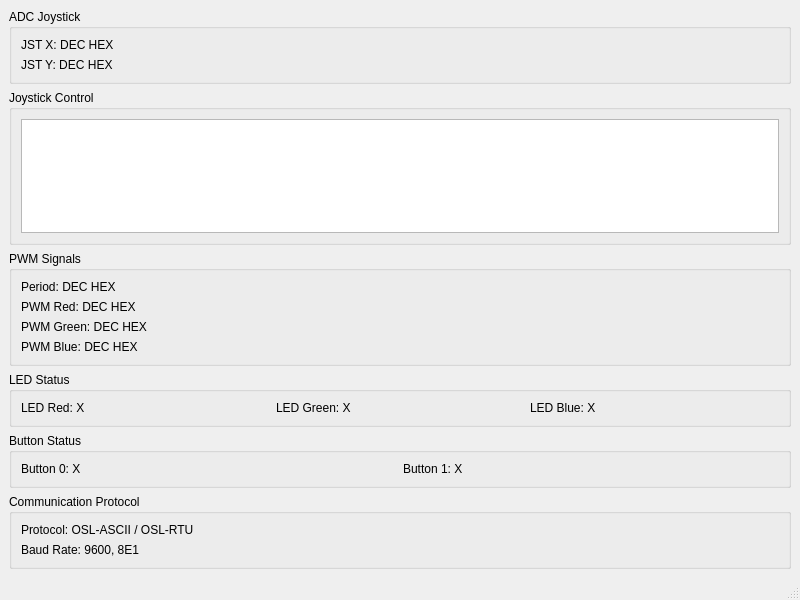
<?xml version="1.0" encoding="UTF-8"?>
<ui version="4.0">
 <class>MainWindow</class>
 <widget class="QMainWindow" name="MainWindow">
  <property name="geometry">
   <rect>
    <x>0</x>
    <y>0</y>
    <width>800</width>
    <height>600</height>
   </rect>
  </property>
  <property name="windowTitle">
   <string>Embedded System Panel</string>
  </property>
  <widget class="QWidget" name="centralwidget">
   <layout class="QVBoxLayout" name="mainLayout">

    <item>
     <widget class="QGroupBox" name="adcGroup">
      <property name="title">
       <string>ADC Joystick</string>
      </property>
      <layout class="QVBoxLayout" name="adcLayout">
       <item>
        <widget class="QLabel" name="adcXLabel">
         <property name="text">
          <string>JST X: DEC HEX</string>
         </property>
        </widget>
       </item>
       <item>
        <widget class="QLabel" name="adcYLabel">
         <property name="text">
          <string>JST Y: DEC HEX</string>
         </property>
        </widget>
       </item>
      </layout>
     </widget>
    </item>

    <item>
     <widget class="QGroupBox" name="joystickGroup">
      <property name="title">
       <string>Joystick Control</string>
      </property>
      <layout class="QVBoxLayout" name="joystickLayout">
       <item>
        <widget class="QGraphicsView" name="joystickView"/>
       </item>
      </layout>
     </widget>
    </item>

    <item>
     <widget class="QGroupBox" name="pwmGroup">
      <property name="title">
       <string>PWM Signals</string>
      </property>
      <layout class="QVBoxLayout" name="pwmLayout">
       <item>
        <widget class="QLabel" name="pwmPeriodLabel">
         <property name="text">
          <string>Period: DEC HEX</string>
         </property>
        </widget>
       </item>
       <item>
        <widget class="QLabel" name="pwmRedLabel">
         <property name="text">
          <string>PWM Red: DEC HEX</string>
         </property>
        </widget>
       </item>
       <item>
        <widget class="QLabel" name="pwmGreenLabel">
         <property name="text">
          <string>PWM Green: DEC HEX</string>
         </property>
        </widget>
       </item>
       <item>
        <widget class="QLabel" name="pwmBlueLabel">
         <property name="text">
          <string>PWM Blue: DEC HEX</string>
         </property>
        </widget>
       </item>
      </layout>
     </widget>
    </item>

    <item>
     <widget class="QGroupBox" name="ledGroup">
      <property name="title">
       <string>LED Status</string>
      </property>
      <layout class="QHBoxLayout" name="ledLayout">
       <item>
        <widget class="QLabel" name="ledRedLabel">
         <property name="text">
          <string>LED Red: X</string>
         </property>
        </widget>
       </item>
       <item>
        <widget class="QLabel" name="ledGreenLabel">
         <property name="text">
          <string>LED Green: X</string>
         </property>
        </widget>
       </item>
       <item>
        <widget class="QLabel" name="ledBlueLabel">
         <property name="text">
          <string>LED Blue: X</string>
         </property>
        </widget>
       </item>
      </layout>
     </widget>
    </item>

    <item>
     <widget class="QGroupBox" name="buttonGroup">
      <property name="title">
       <string>Button Status</string>
      </property>
      <layout class="QHBoxLayout" name="buttonLayout">
       <item>
        <widget class="QLabel" name="button0Label">
         <property name="text">
          <string>Button 0: X</string>
         </property>
        </widget>
       </item>
       <item>
        <widget class="QLabel" name="button1Label">
         <property name="text">
          <string>Button 1: X</string>
         </property>
        </widget>
       </item>
      </layout>
     </widget>
    </item>

    <item>
     <widget class="QGroupBox" name="protocolGroup">
      <property name="title">
       <string>Communication Protocol</string>
      </property>
      <layout class="QVBoxLayout" name="protocolLayout">
       <item>
        <widget class="QLabel" name="protocolLabel">
         <property name="text">
          <string>Protocol: OSL-ASCII / OSL-RTU</string>
         </property>
        </widget>
       </item>
       <item>
        <widget class="QLabel" name="baudRateLabel">
         <property name="text">
          <string>Baud Rate: 9600, 8E1</string>
         </property>
        </widget>
       </item>
      </layout>
     </widget>
    </item>
   </layout>
  </widget>
  <widget class="QMenuBar" name="menubar"/>
  <widget class="QStatusBar" name="statusbar"/>
 </widget>
 <resources/>
 <connections/>
</ui>
